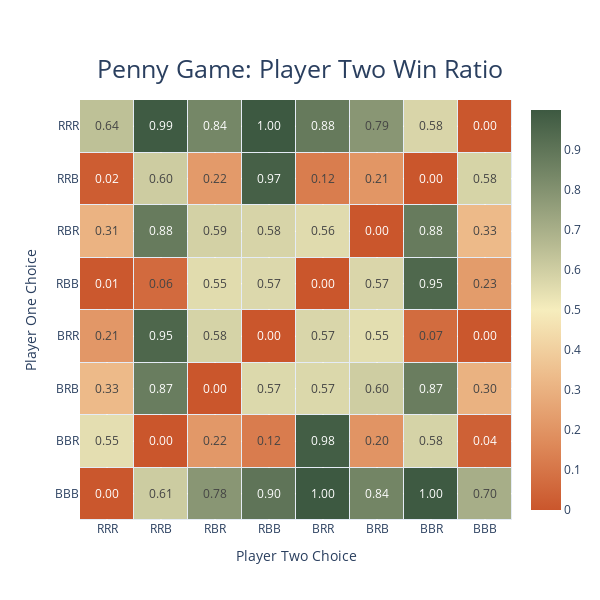

The code cell stored with this chart in its notebook:
### Code cell
game.run_simulation(n_games = 10, seed = 200, data = 'data/', variation = 2)
